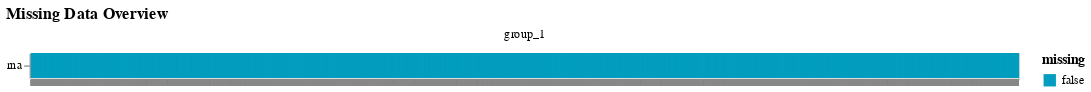

Notebook cell for this chart:
### Code cell
model.fit(
    data=mu.MuData({"rna": adata}),
    # n_factors=15,
    # annotations={
    #     "rna": torch.Tensor(mdata["rna"].varm["gene_set_mask"].T.values).to(model.device),
    #     "prot": torch.Tensor(mdata["prot"].varm["gene_set_mask"].T.values).to(model.device),
    # },
    annotations={
        "rna": adata.varm["gene_set_mask"].T,
    },
    # Likelihoods will be inferred automatically from the data if not provided
    # FIXME: This needs to be set to Bernoulli
    likelihoods={
        "rna": "Normal",
    },
    nmf={
        "rna": not center,
    },
    factor_prior="Normal",
    weight_prior="Horseshoe",
    prior_penalty=0.005,
    # weight_prior="ARD_Spike_and_Slab",
    lr=0.005,
    early_stopper_patience=100,
    print_every=500,
    scale_per_group=False,
    max_epochs=5000,
    save=False,
    save_path=None,
    init_factors="random",
    init_scale=0.1,
    seed=0,
)

### Figure 1 — Vega specification as saved in the notebook (floating-point values rounded to 4 significant figures; data arrays with more than 128 entries replaced by an {"elided": "..."} marker saying what was removed)
{"$schema": "https://vega.github.io/schema/vega/v5.json", "data": [{"name": "source_0", "values": {"elided": "13576 records"}}, {"name": "facet_domain", "values": [{"group": "group_1", "count": 13576}]}, {"name": "facet_domain_row", "values": [{"data": 0.0}]}, {"name": "facet_domain_column", "transform": [{"type": "sequence", "start": 0.0, "stop": {"signal": "min(length(data(\"facet_domain\")), 3)"}}]}, {"name": "source_0_x_domain_obs_name", "values": {"elided": "13576 records"}}, {"name": "source_0_y_domain_view", "values": [{"view": "rna"}]}, {"name": "source_0_color_domain_missing", "values": [{"missing": false}]}], "signals": [{"name": "child_width", "value": 800}, {"name": "y_step", "value": 20}, {"name": "child_height", "update": "bandspace(domain('y').length, 0, 0) * y_step"}], "marks": [{"type": "group", "name": "row_header", "from": {"data": "facet_domain_row"}, "encode": {"update": {"height": {"signal": "child_height"}}}, "axes": [{"scale": "y", "zindex": 1, "orient": "left", "grid": false}], "role": "row-header"}, {"type": "group", "name": "column_footer", "from": {"data": "facet_domain_column"}, "encode": {"update": {"width": {"signal": "child_width"}}}, "axes": [{"scale": "x", "orient": "bottom", "labelAlign": "right", "labels": false, "labelAngle": 270, "labelBaseline": "middle", "zindex": 1, "grid": false}], "role": "column-footer"}, {"type": "group", "name": "cell", "from": {"facet": {"data": "source_0", "name": "facet", "groupby": ["group"]}}, "sort": {"field": ["datum[\"group\"]"], "order": ["ascending"]}, "encode": {"update": {"width": {"signal": "child_width"}, "height": {"signal": "child_height"}}}, "marks": [{"type": "rect", "name": "child_marks", "from": {"data": "facet"}, "encode": {"update": {"height": {"signal": "max(0.25, bandwidth('y'))"}, "width": {"signal": "max(0.25, bandwidth('x'))"}, "x": {"field": "obs_name", "scale": "x"}, "fill": {"field": "missing", "scale": "color"}, "y": {"field": "view", "scale": "y"}}}, "style": ["rect"]}], "title": {"text": {"signal": "isValid(parent[\"group\"]) ? parent[\"group\"] : \"\"+parent[\"group\"]"}, "offset": 10, "style": "guide-label", "frame": "group"}, "style": "cell"}], "scales": [{"name": "x", "type": "band", "domain": {"data": "source_0_x_domain_obs_name", "field": "obs_name", "sort": true}, "range": [0, {"signal": "child_width"}], "paddingOuter": 0, "paddingInner": 0}, {"name": "y", "type": "band", "domain": {"data": "source_0_y_domain_view", "field": "view", "sort": true}, "range": {"step": {"signal": "y_step"}}, "paddingInner": 0, "paddingOuter": 0}, {"name": "color", "type": "ordinal", "domain": {"data": "source_0_color_domain_missing", "field": "missing", "sort": true}, "range": ["#049DBF", "#023373"]}], "title": {"text": "Missing Data Overview", "anchor": "start"}, "legends": [{"fill": "color", "symbolType": "square", "title": "missing"}], "padding": 5, "layout": {"padding": 20, "bounds": "full", "align": "all", "columns": 3}, "background": "white"}
